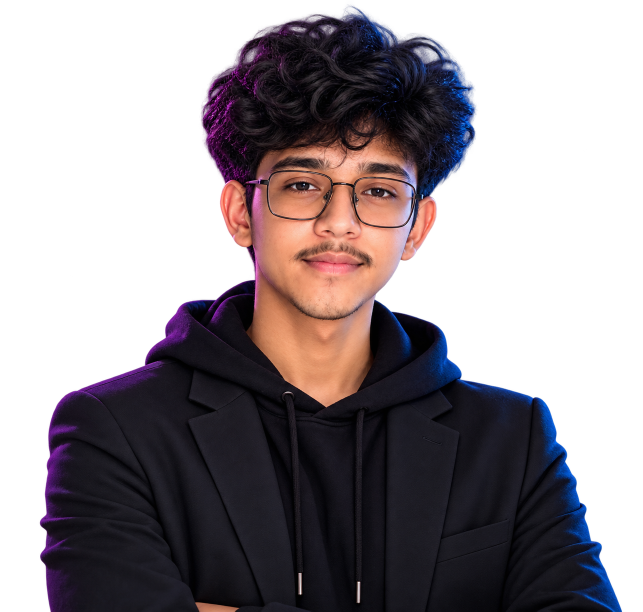
#> input picture assets/images/aditya-gaur-cutout.png, 1286 x 1223 px (shown at 1/2 size)
$ python build_portrait_data.py
#> lines starting #> are read from the running program, lines starting #| are printed output that depends on the picture
"""Regenerate js/portrait-data.js from the portrait cut-out.

Run from the project root:
    python tools/build_portrait_data.py
Requires Python 3, Pillow and NumPy:
    pip install pillow numpy
"""
import base64
import os
import sys

import numpy as np
from PIL import Image, ImageFilter

ROOT = os.path.dirname(os.path.dirname(os.path.abspath(__file__)))
SRC = os.path.join(ROOT, "assets", "images", "aditya-gaur-cutout.png")
OUT = os.path.join(ROOT, "js", "portrait-data.js")
GW = 176  # dot-grid width; higher gives more detail and more dots


def build():
    im = Image.open(SRC).convert("RGBA")
#> im is the input picture: PIL image 1286x1223 RGBA; mean R, G, B, A 28.5, 21, 25.7, 130
    al = np.asarray(im)[..., 3]
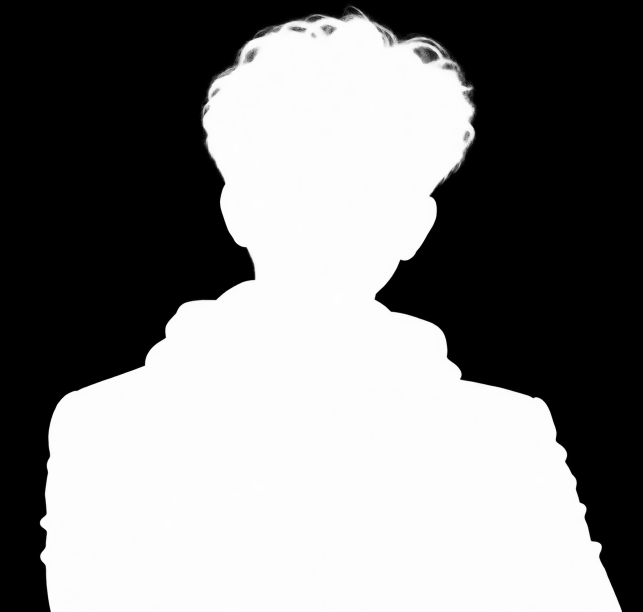
#> al: shape (1223, 1286) (shown at 1/2 size); min 0, max 255, mean 130
    ys, xs = np.where(al > 40)
    im = im.crop((xs.min(), ys.min(), xs.max() + 1, ys.max() + 1))
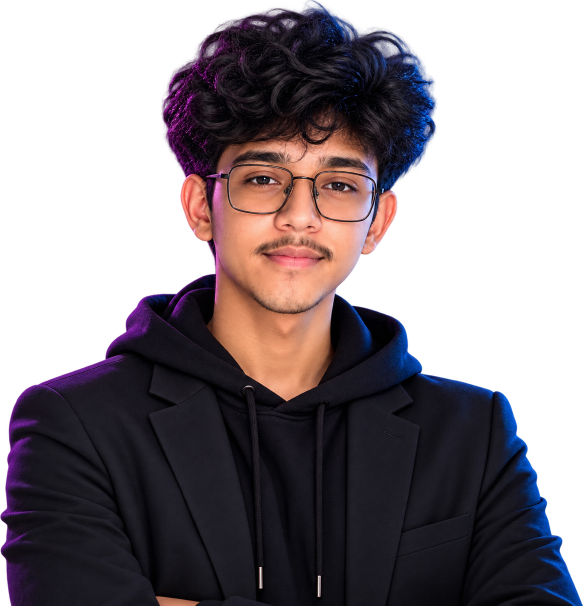
#> im: PIL image 1165x1211 RGBA (shown at 1/2 size); mean R, G, B, A 31.8, 23.4, 28.6, 144.9; transparent parts drawn white
    gh = round(GW * im.height / im.width)
#> gh = 183
    a = np.asarray(im).astype(np.float64)
    alpha = a[..., 3] / 255.0
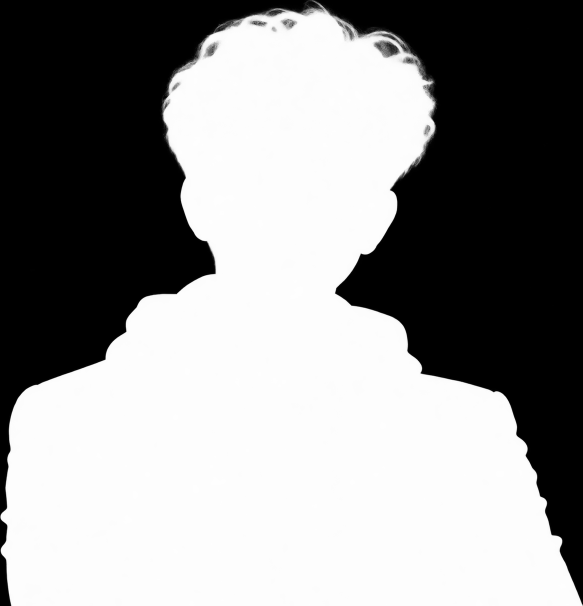
#> alpha: shape (1211, 1165) float64 (shown at 1/2 size); min 0, max 1, mean 0.568

    def resize(arr):
        return np.asarray(Image.fromarray(arr.astype(np.float32), mode="F").resize((GW, gh), Image.BOX))

    A = resize(alpha)
    P = np.stack([resize(a[..., k] * alpha) for k in range(3)], -1)
    C = P / np.maximum(A[..., None], 1e-3)
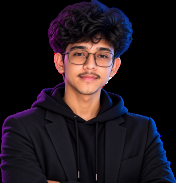
#> C: shape (183, 176, 3) float32; mean R, G, B 32.3, 23.8, 29.6; drawn with min black and max white
    lum = np.clip((0.299 * C[..., 0] + 0.587 * C[..., 1] + 0.114 * C[..., 2]) / 255, 0, 1)
    bl = np.asarray(Image.fromarray((lum * 255).astype(np.uint8)).filter(ImageFilter.GaussianBlur(3.2))).astype(float) / 255
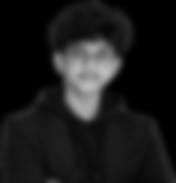
#> bl: shape (183, 176) float64; min 0, max 0.737, mean 0.105
    det = np.clip(lum + 1.5 * (lum - bl), 0, 1)
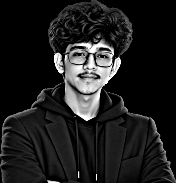
#> det: shape (183, 176) float64; min 0, max 1, mean 0.118
    b = np.clip(np.power(det, 0.46) * 1.1, 0, 1)
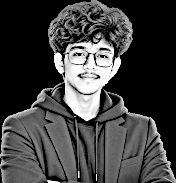
#> b: shape (183, 176) float64; min 0, max 1, mean 0.252
    out = np.where(A > 0.5, 10 + np.round(b * 245), 0).astype(np.uint8)
    return GW, gh, out


if __name__ == "__main__":
    w, h, out = build()
#> w = 176; h = 183
    dest = sys.argv[1] if len(sys.argv) > 1 else OUT
    data = base64.b64encode(out.tobytes()).decode()
    with open(dest, "w") as f:
        f.write("/* Generated by tools/build_portrait_data.py from assets/images/aditya-gaur-cutout.png */\n")
        f.write('window.PORTRAIT_DOTS={w:%d,h:%d,d:"%s"};\n' % (w, h, data))
    print("wrote", dest, "grid", w, "x", h, "dots", int((out > 0).sum()))
#| wrote js/portrait-data.js grid 176 x 183 dots 18457

$ run again, with assets/images/aditya-gaur-fallback.jpg saved as assets/images/aditya-gaur-cutout.png
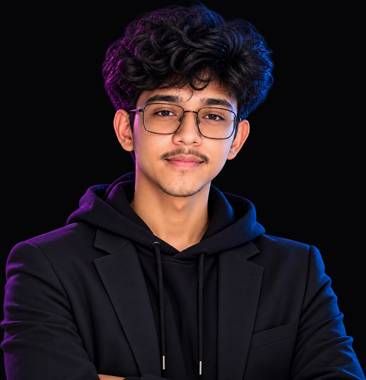
#> input picture assets/images/aditya-gaur-fallback.jpg, 366 x 380 px
#> al: shape (380, 366); every value is 255
#> alpha: shape (380, 366) float64; every value is 1
#> in build, `det = np.clip(lum + 1.5 * (lum - bl), 0, 1)`:
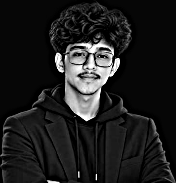
#> det: shape (183, 176) float64; min 0, max 1, mean 0.121
#> in build, `b = np.clip(np.power(det, 0.46) * 1.1, 0, 1)`:
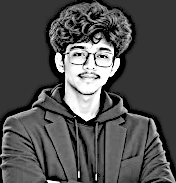
#> b: shape (183, 176) float64; min 0, max 1, mean 0.315
#> w = 176; h = 183
#| wrote js/portrait-data.js grid 176 x 183 dots 32208
